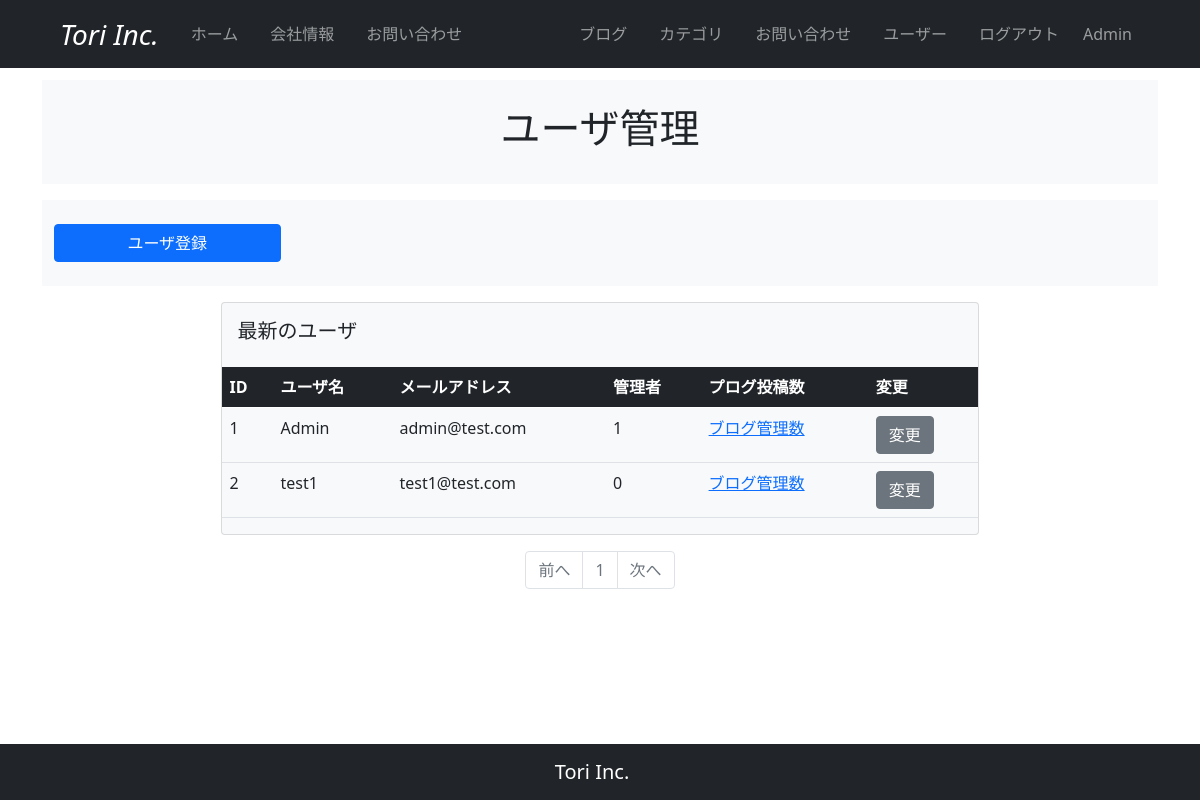
The app's page /user_maintenance (signed in), older data.
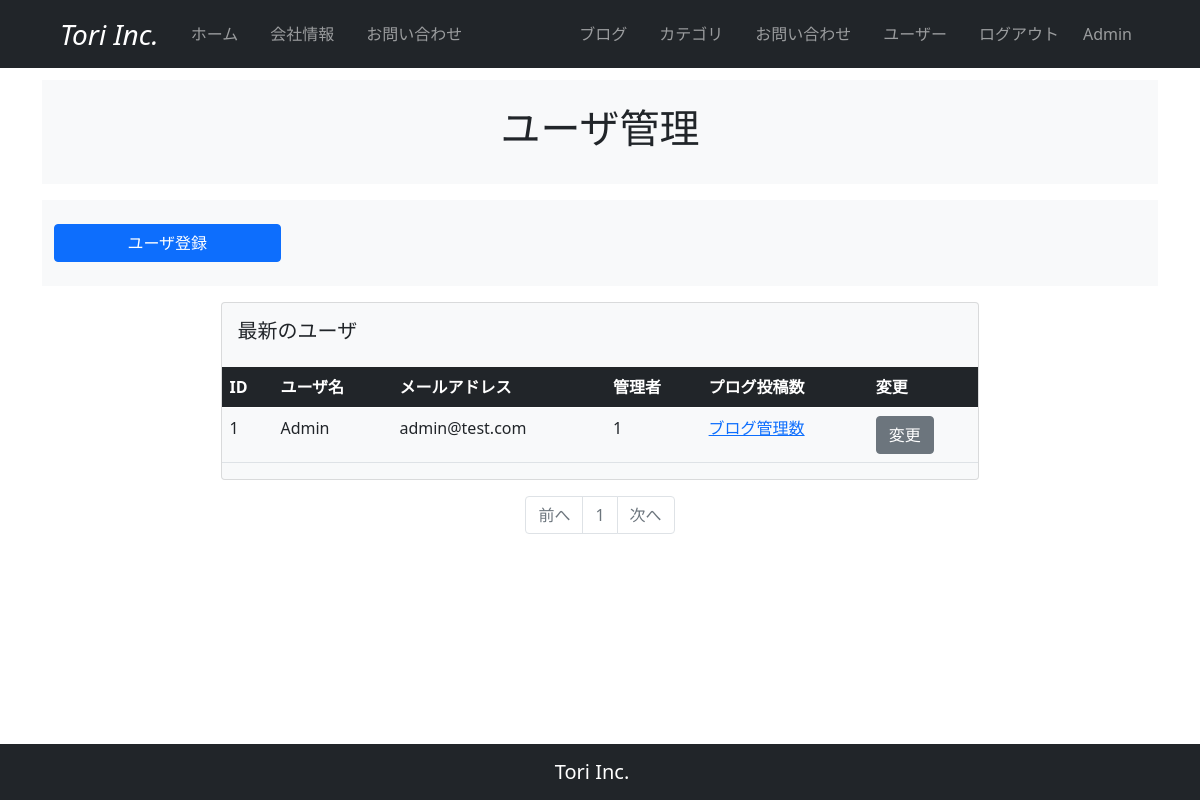
The same page, newer data.
### company_blog/models.py (models this page shows, shortened)
class User(db.Model, UserMixin):
    __tablename__ = 'users'
    id = db.Column(db.Integer, primary_key=True)
    email = db.Column(db.String(64), unique=True, index=True)
    username = db.Column(db.String(64), unique=True, index=True)
    password_hash = db.Column(db.String(128))
    administrator = db.Column(db.String(1))
    post = db.relationship('BlogPost', backref='author', lazy='dynamic')
    @property
    def password(self):
        raise AttributeError('password is not a readable attribute')
    def is_administrator(self):
        if self.administrator == '1':
            return 1
        else:
            return 0

### company_blog/users/views.py (the view)
@users.route('/user_maintenance')
@login_required
def user_maintenance():
   page = request.args.get('page', 1, type=int)
   users = User.query.order_by(User.id).paginate(page=page, per_page=10)
   return render_template('users/user_maintenance.html', users=users)

### company_blog/__init__.py (called while the page is built)
@event.listens_for(Engine, "connect")
def set_sqlite_pragma(dbapi_connection, connection_record):
    cursor = dbapi_connection.cursor()
    cursor.execute("PRAGMA foreign_keys=ON")
    cursor.close()

### company_blog/models.py (called while the page is built)
@login_manager.user_loader
def load_user(user_id):
    return User.query.get(user_id)

### company_blog/templates/users/user_maintenance.html
{% extends "base.html" %}
{% block content %}
  <section id="header">
    <div class="container">
      <div class="row bg-light my-3 justify-content-center">
        <div class="col-10 py-4">
          <h2 class="text-center fs-1">ユーザ管理</h2>
        </div>
      </div>
    </div>
  </section>
  {% if current_user.is_administrator() %}
  <section id="register">
    <div class="container">
      <div class="row bg-light my-3">
        <div class="col-10 py-4">
          <a href="{{ url_for('users.register') }}" class="btn btn-primary w-25">ユーザ登録</a>
        </div>
      </div>
    </div>
  </section>
  {% endif %}
  <section id="user_table">
    <div class="card mx-auto bg-light" style="width: 68%;">
      <div class="card-body">
        <h5 class="card-title">最新のユーザ</h5>
      </div>
      <table class="table">
        <thead>
          <tr class="table-dark">
            <th scope="col">ID</th>
            <th scope="col">ユーザ名</th>
            <th scope="col">メールアドレス</th>
            <th scope="col">管理者</th>
            <th scope="col">プログ投稿数</th>
            <th scope="col">変更</th>
          </tr>
        </thead>
        <tbody>
          {% for user in users.items %}
          <tr>
            <td>{{ user.id }}</td>
            <td>{{ user.username }}</td>
            <td>{{ user.email }}</td>
            <td>{{ user.administrator }}</td>
            <td><a href="#">ブログ管理数</a></td>
            <td>
              {% if current_user.is_administrator() or current_user.id == user.id %}
                <a href="{{ url_for('users.account', user_id=user.id) }}" class="btn btn-secondary">変更</a>
              {% endif %}
            </td>
          </tr>
          {% endfor %}
        </tbody>
      </table>
    </div>
  </section>
  <section id="pagenation">
    <nav aria-label="mantenance_page_navigation">
      <ul class="pagination my-3 justify-content-center">
        <li {% if users.has_prev %}class="page-item"{% else %}class="page-item disabled"{% endif %}><a class="page-link" href="{% if users.has_prev %}{{url_for('user_maintenance', page=users.prev_num) }}{% else %}#{% endif %}">前へ</a></li>
        {% for page_num in users.iter_pages(left_edge=1, right_edge=1, left_current=1, right_current=2) %}
          {% if page_num %}
            {% if users.page == page_num %}
              <li class="page-item disabled"><a class="page-link" href="#">{{ page_num }}</a></li>
            {% else %}
              <li class="page-item"><a class="page-link" href="{{url_for('users.user_maintenance', page=page_num)}}">{{ page_num }}</a></li>
            {% endif %}
          {% else %}
            <li class="page-item disabled"><a class="page-link" href="#">&hellip;</a></li>
          {% endif %}
        {% endfor %}
        <li {% if users.has_next %}class="page-item"{% else %}class="page-item disabled"{% endif %}><a class="page-link" href="{% if users.has_next %}{{url_for('users.user_maintenance', page=users.next_num) }}{% else %}#{% endif %}">次へ</a></li>
      </ul>
    </nav>
  </section>
{% endblock %}

### company_blog/templates/base.html (shortened to what this page needs)
<!DOCTYPE html>
<html lang="en">
<head>
  <link href="https://cdn.jsdelivr.net/npm/bootstrap@5.0.2/dist/css/bootstrap.min.css" rel="stylesheet">
</head>
<body>
  <nav class="navbar navbar-expand-lg navbar-dark bg-dark px-5 fixed-top">
    <div class="container-fluid">
      <a class="navbar-brand fs-3 fst-italic" href="#">Tori Inc.</a>
      <div class="collapse navbar-collapse" id="navbarNav">
        <ul class="navbar-nav">
          <li class="nav-item px-2">
            <a class="nav-link" href="#">ホーム</a>
          </li>
          <li class="nav-item px-2">
            <a class="nav-link" href="#">会社情報</a>
          </li>
          <li class="nav-item px-2">
            <a class="nav-link" href="#">お問い合わせ</a>
          </li>
        </ul>
      </div>
      <div class="collapse navbar-collapse justify-content-md-end" id="navbarNav">
        <ul class="navbar-nav">
          <li class="nav-item px-2">
            <a class="nav-link" href="#">ブログ</a>
          </li>
          <li class="nav-item px-2">
            <a class="nav-link" href="{{url_for('main.category_maintenance')}}">カテゴリ</a>
          </li>
          <li class="nav-item px-2">
            <a class="nav-link" href="#">お問い合わせ</a>
          </li>
          <li class="nav-item px-2">
            <a class="nav-link" href="{{url_for('users.user_maintenance')}}">ユーザー</a>
          </li>
          {% if current_user.is_authenticated %}
          <li class="nav-item px-2">
            <a class="nav-link" href="{{url_for('users.logout')}}">ログアウト</a>
          </li>
          <li class="navbar-text px-2">
            {{ current_user.username }}
          </li>
          {% endif %}
        </ul>
      </div>
    </div>
  </nav>
  {% from "_formhelpers.html" import render_field %}
  <div class="container" style="padding-top: 4rem; padding-bottom: 4rem;">
    {% block content %}
    {% endblock %}
  </div>
  <nav class="navbar fixed-bottom navbar-expand-sm navbar-dark bg-dark fixed-bottom">
    <div class="container-fluid justify-content-center">
      <span class="navbar-brand">Tori Inc.</span>
    </div>
  </nav>
</body>
</html>

Row changes from the older to the newer data that the page shows:
removed User: id "2", username "test1", email "test1@test.com", administrator "0"
